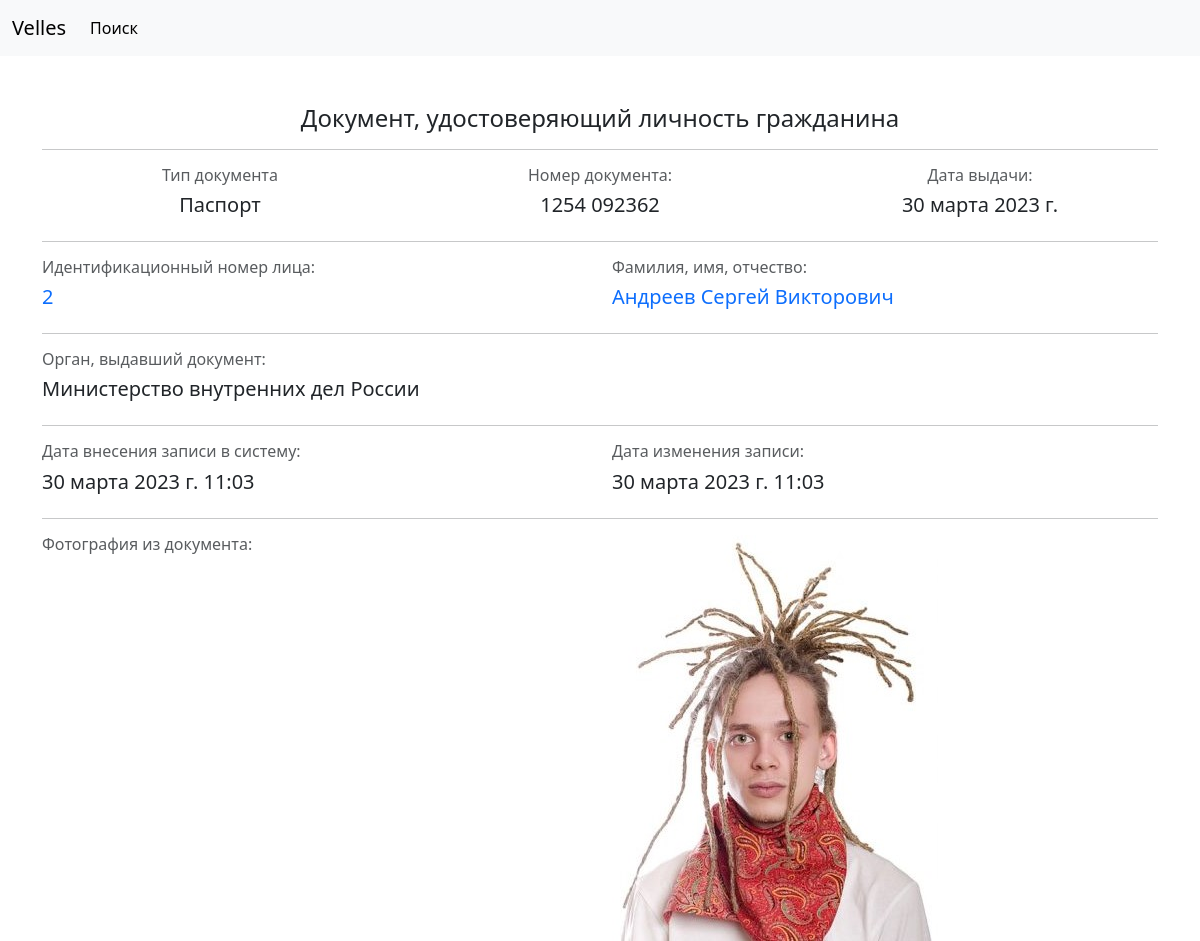
The app's page /person/document/1254-092362-p with its own data.
### person/models.py (models this page shows, shortened)
class Passports(models.Model):
    class Meta:
        verbose_name = 'Документы'
        verbose_name_plural = 'Документы'
    PASSPORT = 'P'
    RESIDENTCARD = 'R'
    IDTYPE = [
        (PASSPORT, 'Паспорт'),
        (RESIDENTCARD, 'Вид на жительство')
    ]
    AUTHORITY = [
        ('MIA', 'МВД'),
        ('MFA', 'МИД')
    ]
    photo = models.ImageField(
        unique=True,
        upload_to='IDphotos',
        verbose_name='фото'
    )
    person = models.ForeignKey(
        Person,
        on_delete=models.CASCADE,
        blank=True,
        null=True,
        verbose_name='владелец ID'
    )
    passport_num = models.CharField(
        max_length=30,
        unique=True,
        verbose_name='номер ID',
    )
    idType = models.CharField(
        max_length=1,
        choices=IDTYPE,
        default='P',
        verbose_name='тип ID'
    )
    dateOfIssue = models.DateField(
        verbose_name='дата выдачи',
        default=datetime.date.today,
    )
    authority = models.CharField(
        max_length=3,
        choices=AUTHORITY,
        verbose_name='кем выдан'
    )
    slug = models.SlugField(
        null=False,
        db_index=True,
        unique=True,
        verbose_name='URL'
    )
    time_create = models.DateTimeField(
        auto_now_add=True,
        verbose_name='время создания',
    )
    time_update = models.DateTimeField(
        auto_now=True,
        verbose_name='время изменения',
    )

class Person(models.Model):
    class Meta:
        verbose_name = 'Физлицо'
        verbose_name_plural = 'Физлица'
    MALE = 'M'
    FEMALE = 'F'
    GENDER_CHOICES = [
        (MALE, 'М'),
        (FEMALE, 'Ж')
    ]
    lastnameCyrillic = models.CharField(
        max_length=40,
        verbose_name='фамилия'
    )
    firstnameCyrillic = models.CharField(
        max_length=40,
        verbose_name='имя'
    )
    patronymicCyrillic = models.CharField(
        max_length=40,
        verbose_name='отчество',
        blank=True,
        null=True,
        default=None
    )
    lastnameLatin = models.CharField(
        max_length=40,
        verbose_name='фамилия (латин.)'
    )
    firstnameLatin = models.CharField(
        max_length=40,
        verbose_name='имя (англ.)'
    )
    patronymicLatin = models.CharField(
        max_length=40,
        verbose_name='отчество (англ.)',
        blank=True,
        null=True,
        default=None
    )
    birthDate = models.DateField(
        verbose_name='дата рождения'
    )
    countryOfBirth = models.ForeignKey(
        Countries,
        on_delete=models.CASCADE,
        verbose_name='страна рождения',
        blank=True,
        null=True,
    )
    sfOfBirth = models.ForeignKey(
        SubsFed,
        on_delete=models.CASCADE,
        blank=True,
        null=True,
        default=None,
        verbose_name='субъект РФ'
    )
    regOfBirth = models.ForeignKey(
        Regions,
        on_delete=models.CASCADE,
        blank=True,
        null=True,
        default=None,
        verbose_name='область'
    )
    districtOfBirth = models.ForeignKey(
        Districts,
        on_delete=models.CASCADE,
        verbose_name='район рождения',
        blank=True,
        null=True,
        default=None
    )
    cityOfBirth = models.ForeignKey(
        Cities,
        on_delete=models.CASCADE,
        verbose_name='город рождения',
        blank=True,
        null=True,
        default=None
    )
    localityOfBirth = models.ForeignKey(
        Localities,
        on_delete=models.CASCADE,
        verbose_name='н.п. рождения',
        blank=True,
        null=True,
        default=None
    )
    gender = models.CharField(
        max_length=2,
        choices=GENDER_CHOICES,
        verbose_name='пол'
    )
    slug = models.SlugField(
        null=False,
        db_index=True,
        unique=True,
        verbose_name='URL'
    )
    time_create = models.DateTimeField(
        auto_now_add=True,
        verbose_name='время создания',
    )
    time_update = models.DateTimeField(
        auto_now=True,
        verbose_name='время изменения',
    )

### person/views.py (the view)
# urls.py: path('document/<slug:slug>', views.DocumentDetailView.as_view(), name='document_url'),
class DocumentDetailView(DetailView):
    model = Passports
    template_name = 'person/doc_detail.html'
    slug_field = 'slug'
    context_object_name = 'document'

### person/templates/person/doc_detail.html (shortened to what this page needs)
{% extends 'base.html' %}
{% block content %}
    <div class="container mt-5">
        <h4 class="text-center">Документ, удостоверяющий личность гражданина</h4>
        <hr>
    </div>
    <div class="container">
        <div class="row">
            <div class="col">
                <div class="row"><h6 class="text-muted text-center">Тип документа</h6></div>
                <div class="row">
                    {% if document.idType == 'P' %}
                        <h5 class="text-center">Паспорт</h5>
                    {% else %}
                        <h5 class="text-center">Вид на жительство</h5>
                    {% endif %}
                </div>
            </div>
            <div class="col">
                <div class="row"><h6 class="text-muted text-center">Номер документа:</h6></div>
                <div class="row"><h5 class="text-center">{{ document.passport_num }}</h5></div>
            </div>
            <div class="col">
                <div class="row"><h6 class="text-muted text-center">Дата выдачи:</h6></div>
                <div class="row"><h5 class="text-center">{{ document.dateOfIssue }}</h5></div>
            </div>
        </div>
        <hr>
    </div>
    <div class="container">
        <div class="row">
            <div class="col">
                <div class="row"><h6 class="text-muted">Идентификационный номер лица:</h6></div>
                <div class="row"><h5>
                    <a href="{% url 'person_url' document.person.slug %}" class="text-decoration-none">{{ document.person.id }}</a>
                </h5></div>
            </div>
            <div class="col">
                <div class="row"><h6 class="text-muted">Фамилия, имя, отчество:</h6></div>
                <div class="row">
                    <h5><a href="{% url 'person_url' document.person.slug %}" class="text-decoration-none">
                        {{ document.person.lastnameCyrillic|default_if_none:'' }} {{ document.person.firstnameCyrillic|default_if_none:'' }} {{ document.person.patronymicCyrillic|default_if_none:'' }}
                    </a></h5>
                </div>
            </div>
        </div>
        <hr>
    </div>
    <div class="container">
        <div class="row"><h6 class="text-muted">Орган, выдавший документ:</h6></div>
        <div class="row">
            {% if document.authority == "MIA" %}
                <h5>Министерство внутренних дел России</h5>
            {% else %}
                <h5>Министерство иностранных дел России</h5>
            {% endif %}
        </div>
        <hr>
    </div>
    <div class="container">
        <div class="row">
            <div class="col">
                <div class="row"><h6 class="text-muted"> Дата внесения записи в систему:</h6></div>
                <div class="row"><h5>{{ document.time_create }}</h5></div>
            </div>
            <div class="col">
                <div class="row"><h6 class="text-muted"> Дата изменения записи:</h6></div>
                <div class="row"><h5>{{ document.time_update }}</h5></div>
            </div>
        </div>
        <hr>
    </div>
    <div class="container">
        <div class="row">
            <div class="col "><h6 class="text-muted align-middle">Фотография из документа:</h6></div>
            <div class="col">
                <img src="{{ document.photo.url }}" alt="">
            </div>
        </div>
    </div>
{% endblock %}

### records on screen
Passports: passport_num "1254 092362", dateOfIssue "30 марта 2023 г.", person.id "2", person.lastnameCyrillic "Андреев", person.firstnameCyrillic "Сергей", person.patronymicCyrillic "Викторович", time_create "30 марта 2023 г. 11:03", time_update "30 марта 2023 г. 11:03", photo (picture)
